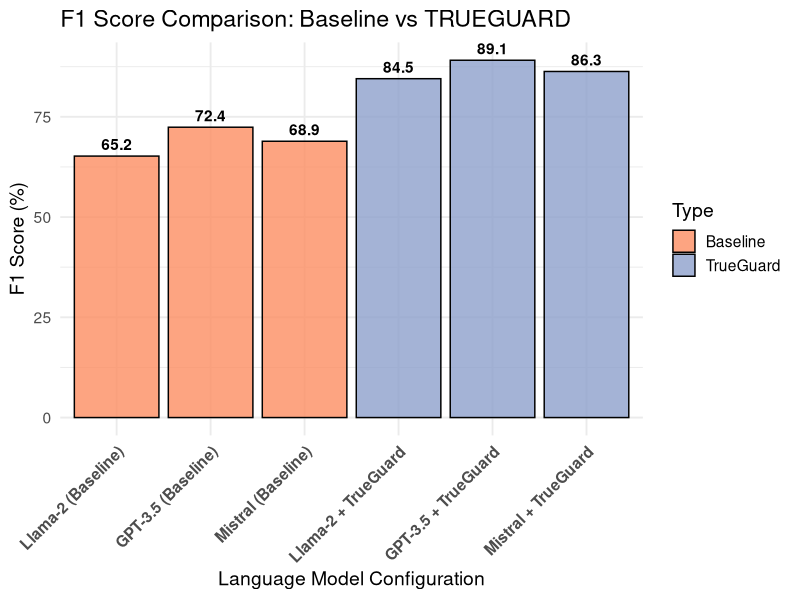
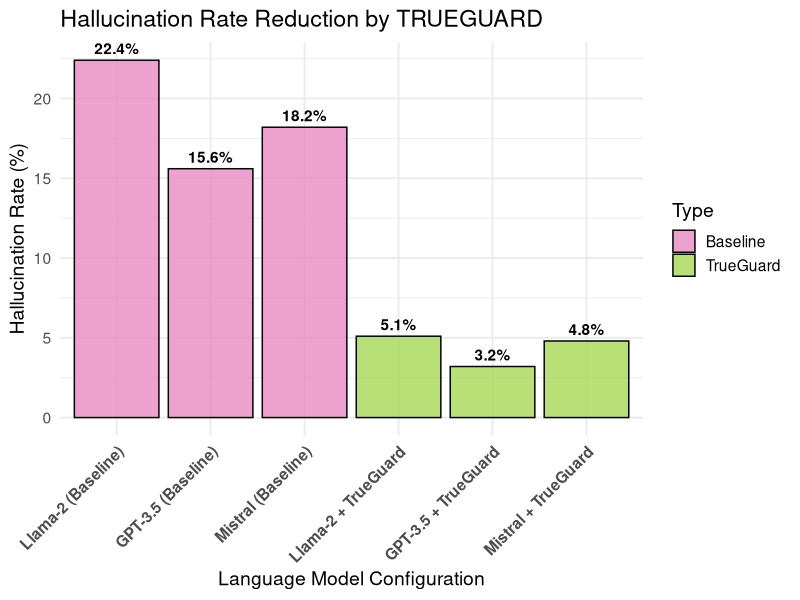

These figures' R source, in order:
# TRUEGUARD Capstone: Comparative R Plots for LLM Hallucination Metrics
# This script generates ggplot2 visualizations comparing Baseline models vs TrueGuard

# Load required libraries
library(ggplot2)
library(dplyr)
library(tidyr)

# 1. Create a sample dataset based on extracted paper metrics
# Note: You can replace this with your actual CSV data once finalized.
metrics_data <- data.frame(
  Model = c("Llama-2 (Baseline)", "GPT-3.5 (Baseline)", "Mistral (Baseline)", 
            "Llama-2 + TrueGuard", "GPT-3.5 + TrueGuard", "Mistral + TrueGuard"),
  Type = c("Baseline", "Baseline", "Baseline", "TrueGuard", "TrueGuard", "TrueGuard"),
  F1_Score = c(65.2, 72.4, 68.9, 84.5, 89.1, 86.3),
  AUROC = c(0.68, 0.75, 0.71, 0.88, 0.92, 0.89),
  Hallucination_Rate_Percent = c(22.4, 15.6, 18.2, 5.1, 3.2, 4.8)
)

# Set the factor levels for rendering in plots
metrics_data$Model <- factor(metrics_data$Model, levels = metrics_data$Model)

# 2. Plot 1: F1 Score Comparison
f1_plot <- ggplot(metrics_data, aes(x = Model, y = F1_Score, fill = Type)) +
  geom_bar(stat = "identity", position = "dodge", color = "black", alpha = 0.8) +
  scale_fill_manual(values = c("Baseline" = "#fc8d62", "TrueGuard" = "#8da0cb")) +
  theme_minimal(base_size = 14) +
  labs(title = "F1 Score Comparison: Baseline vs TRUEGUARD",
       x = "Language Model Configuration",
       y = "F1 Score (%)") +
  theme(axis.text.x = element_text(angle = 45, hjust = 1, face = "bold")) +
  geom_text(aes(label = F1_Score), vjust = -0.5, fontface = "bold")

# 3. Plot 2: Hallucination Rate Reduction
hr_plot <- ggplot(metrics_data, aes(x = Model, y = Hallucination_Rate_Percent, fill = Type)) +
  geom_bar(stat = "identity", position = "dodge", color = "black", alpha = 0.8) +
  scale_fill_manual(values = c("Baseline" = "#e78ac3", "TrueGuard" = "#a6d854")) +
  theme_minimal(base_size = 14) +
  labs(title = "Hallucination Rate Reduction by TRUEGUARD",
       x = "Language Model Configuration",
       y = "Hallucination Rate (%)") +
  theme(axis.text.x = element_text(angle = 45, hjust = 1, face = "bold")) +
  geom_text(aes(label = paste0(Hallucination_Rate_Percent, "%")), vjust = -0.5, fontface = "bold")

# 4. Save the plots to the CAPSTONE directory
ggsave("e:/MINI PROJECT/CAPSTONE/F1_Score_Comparison.png", plot = f1_plot, width = 10, height = 6, dpi = 300)
ggsave("e:/MINI PROJECT/CAPSTONE/Hallucination_Rate_Comparison.png", plot = hr_plot, width = 10, height = 6, dpi = 300)

print("Plots generated successfully and saved to d:/MINI PROJECT/CAPSTONE/ folder.")
